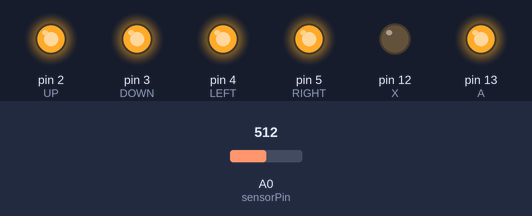
The sketch below on a simulated Arduino Uno, built with avr-gcc and run on an emulated ATmega328P. Parts: output pins drawn as LEDs (lit = HIGH). The inputs (shaded band) are chosen by the test bench; at power-on: A0 (sensorPin) = 512. What the sketch prints to the serial monitor is not drawn.

Above: at 0.1 s.
At 0.6 s:
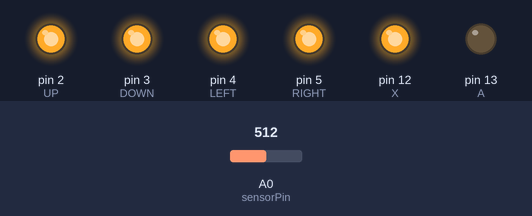
At 4.6 s:
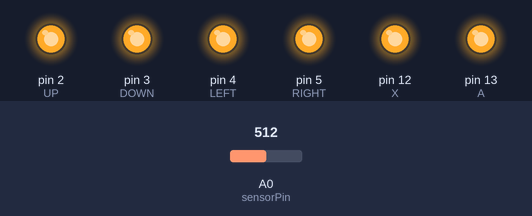
Timing chart, 0 to 6.1 s (numbered marks = the images above):
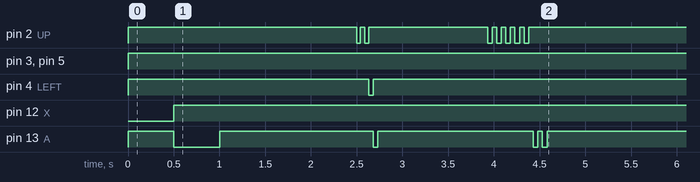

The sketch:

Y_HE.ino
```cpp
int UP = 2;
int DOWN = 3;
int LEFT = 4;
int RIGHT = 5;
int X = 12;
int A = 13;

int sensorPin = A0; // select the input pin for ldr
int sensorValue = 0; // variable to store the value coming from the sensor
int blackoutwalkingTime = 0;

int totalEncounters = 0;

void setup() {
  Serial.begin(9600);
  pinMode(UP,OUTPUT);
  pinMode(DOWN,OUTPUT);
  pinMode(LEFT,OUTPUT);
  pinMode(RIGHT,OUTPUT);
  pinMode(X,OUTPUT);
  pinMode(A,OUTPUT);
}

void press(int button) {
  digitalWrite(button,LOW);
  digitalWrite(button, HIGH);

}

void hold(int button, int time) {
  digitalWrite(button,LOW);
  delay(time);
  digitalWrite(button,HIGH);
}

void lowAll() {
  digitalWrite(UP,LOW);
  digitalWrite(DOWN,LOW);
  digitalWrite(LEFT,LOW);
  digitalWrite(RIGHT,LOW);
  digitalWrite(X,LOW);
  digitalWrite(A,LOW);
}

void highAll() {
  digitalWrite(UP,HIGH);
  digitalWrite(DOWN,HIGH);
  digitalWrite(LEFT,HIGH);
  digitalWrite(RIGHT,HIGH);
  digitalWrite(X,HIGH);
  digitalWrite(A,HIGH);
}

int holdTime = 500;

void loop() {
  highAll(); //This may be causing problems
  sensorValue = analogRead(sensorPin);
  //Trigger Horde Encounter
  hold(X,holdTime);
  hold(A,holdTime);
  delay(1500);
  hold(UP,40); delay(50);
  hold(UP,40);
  hold(LEFT,50);
  hold(A,50);  delay(1200);
  for(int i=0;i<5;i++)  {
    hold(UP,50); delay(50);
  }
  hold(A,50); delay(50);
  hold(A,50);
  Serial.println(1);

  //Test blackout
  long blackoutTime = 0;
  boolean checkOne = false;
  while(!(checkOne && sensorValue < 500)) {
    sensorValue = analogRead(sensorPin);
    blackoutTime++;
    Serial.println(sensorValue);
    if(sensorValue > 900) checkOne = true;
  }
  Serial.println(blackoutTime);

  //Run
  hold(LEFT,50);
  hold(RIGHT,5000);
  hold(A,50);
  while(true) {}
}
```

Measured:
- by itself, pin 3 (DOWN), pin 5 (RIGHT): LOW → HIGH at 0.00 s
- by itself, pin 4 (LEFT): LOW → HIGH at 0.00 s, → LOW 2.6 s later, → HIGH 0.05 s later
- by itself, pin 12 (X): LOW → HIGH at 0.50 s
